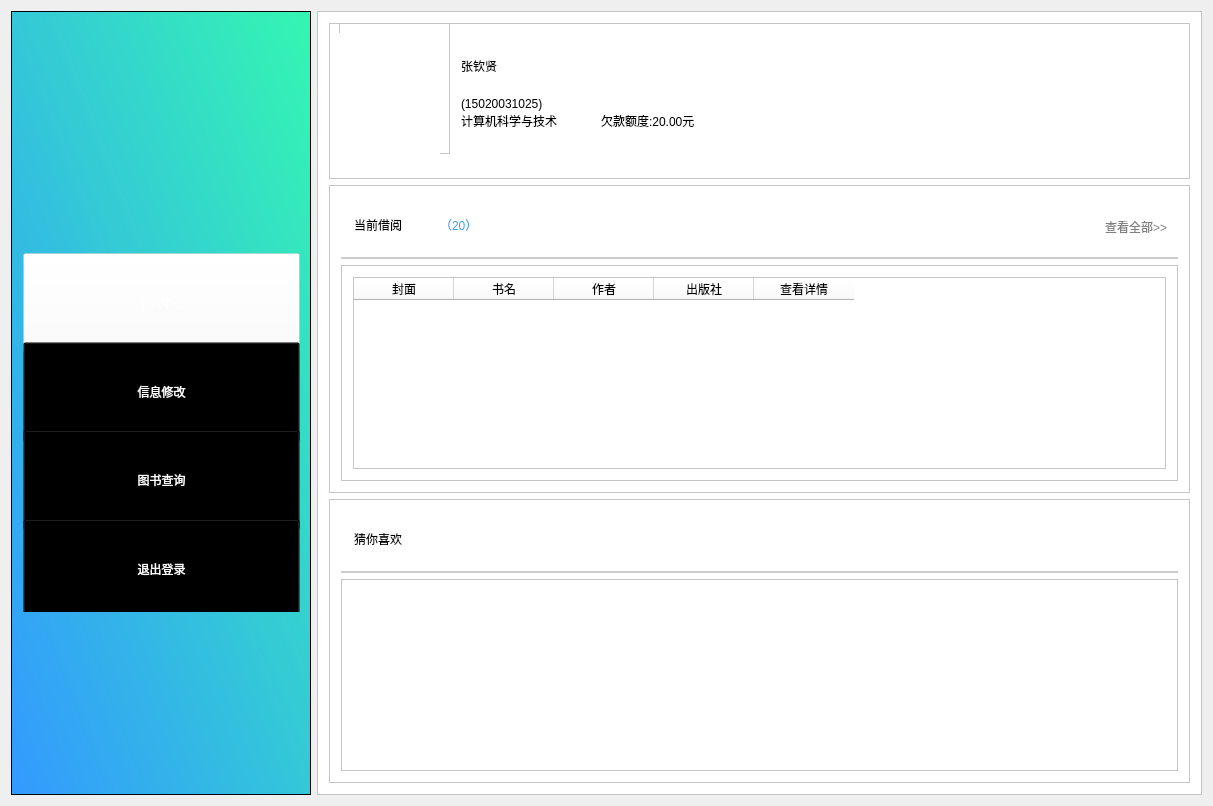
<?xml version="1.0" encoding="UTF-8"?>
<ui version="4.0">
 <class>student_index</class>
 <widget class="QWidget" name="student_index">
  <property name="geometry">
   <rect>
    <x>0</x>
    <y>0</y>
    <width>1213</width>
    <height>806</height>
   </rect>
  </property>
  <property name="sizePolicy">
   <sizepolicy hsizetype="Fixed" vsizetype="Fixed">
    <horstretch>0</horstretch>
    <verstretch>0</verstretch>
   </sizepolicy>
  </property>
  <property name="windowTitle">
   <string>student_index</string>
  </property>
  <layout class="QVBoxLayout" name="verticalLayout_2">
   <item>
    <layout class="QHBoxLayout" name="horizontalLayout">
     <property name="leftMargin">
      <number>0</number>
     </property>
     <item>
      <widget class="QFrame" name="frame">
       <property name="sizePolicy">
        <sizepolicy hsizetype="Fixed" vsizetype="Expanding">
         <horstretch>0</horstretch>
         <verstretch>0</verstretch>
        </sizepolicy>
       </property>
       <property name="minimumSize">
        <size>
         <width>300</width>
         <height>700</height>
        </size>
       </property>
       <property name="styleSheet">
        <string notr="true">
background-color: qlineargradient(spread:pad, x1:0, y1:1, x2:1, y2:0, stop:0 rgba(51, 153, 255,1), stop:1 rgba(52, 246, 177,1));</string>
       </property>
       <property name="frameShape">
        <enum>QFrame::StyledPanel</enum>
       </property>
       <property name="frameShadow">
        <enum>QFrame::Raised</enum>
       </property>
       <widget class="QFrame" name="frame_2">
        <property name="geometry">
         <rect>
          <x>70</x>
          <y>30</y>
          <width>171</width>
          <height>176</height>
         </rect>
        </property>
        <property name="minimumSize">
         <size>
          <width>0</width>
          <height>0</height>
         </size>
        </property>
        <property name="baseSize">
         <size>
          <width>0</width>
          <height>100</height>
         </size>
        </property>
        <property name="styleSheet">
         <string notr="true">image: url(:/Library/images/logo2.png);
background:transparent;</string>
        </property>
        <property name="frameShape">
         <enum>QFrame::StyledPanel</enum>
        </property>
        <property name="frameShadow">
         <enum>QFrame::Raised</enum>
        </property>
       </widget>
       <widget class="QFrame" name="frame_8">
        <property name="geometry">
         <rect>
          <x>0</x>
          <y>230</y>
          <width>301</width>
          <height>371</height>
         </rect>
        </property>
        <property name="styleSheet">
         <string notr="true">background:transparent;</string>
        </property>
        <property name="frameShape">
         <enum>QFrame::StyledPanel</enum>
        </property>
        <property name="frameShadow">
         <enum>QFrame::Raised</enum>
        </property>
        <layout class="QVBoxLayout" name="verticalLayout_6">
         <item>
          <layout class="QVBoxLayout" name="verticalLayout">
           <property name="spacing">
            <number>7</number>
           </property>
           <property name="sizeConstraint">
            <enum>QLayout::SetDefaultConstraint</enum>
           </property>
           <item>
            <widget class="QPushButton" name="btnPersonal">
             <property name="minimumSize">
              <size>
               <width>0</width>
               <height>100</height>
              </size>
             </property>
             <property name="styleSheet">
              <string notr="true">font: 12pt &quot;微软雅黑&quot;;
color:white;
background:transparent;
background-color:rgba(255,255,255,0.4);
cursor:pointer;</string>
             </property>
             <property name="text">
              <string>个人中心</string>
             </property>
            </widget>
           </item>
           <item>
            <widget class="QPushButton" name="btnInformationchange">
             <property name="minimumSize">
              <size>
               <width>0</width>
               <height>100</height>
              </size>
             </property>
             <property name="styleSheet">
              <string notr="true">font: 12pt &quot;微软雅黑&quot;;
color:white;
background:transparent;
cursor:pointer;</string>
             </property>
             <property name="text">
              <string>信息修改</string>
             </property>
            </widget>
           </item>
           <item>
            <widget class="QPushButton" name="btnSearchbook">
             <property name="minimumSize">
              <size>
               <width>0</width>
               <height>100</height>
              </size>
             </property>
             <property name="styleSheet">
              <string notr="true">font: 12pt &quot;微软雅黑&quot;;
color:white;
background:transparent;
cursor:pointer;</string>
             </property>
             <property name="text">
              <string>图书查询</string>
             </property>
            </widget>
           </item>
           <item>
            <widget class="QPushButton" name="btnLogout">
             <property name="minimumSize">
              <size>
               <width>0</width>
               <height>100</height>
              </size>
             </property>
             <property name="maximumSize">
              <size>
               <width>16777215</width>
               <height>100</height>
              </size>
             </property>
             <property name="styleSheet">
              <string notr="true">font: 12pt &quot;微软雅黑&quot;;
color:white;
background:transparent;
cursor:pointer;</string>
             </property>
             <property name="text">
              <string>退出登录</string>
             </property>
            </widget>
           </item>
          </layout>
         </item>
        </layout>
       </widget>
      </widget>
     </item>
     <item>
      <widget class="QFrame" name="frame_3">
       <property name="sizePolicy">
        <sizepolicy hsizetype="Expanding" vsizetype="Expanding">
         <horstretch>0</horstretch>
         <verstretch>0</verstretch>
        </sizepolicy>
       </property>
       <property name="styleSheet">
        <string notr="true">background:white;</string>
       </property>
       <property name="frameShape">
        <enum>QFrame::StyledPanel</enum>
       </property>
       <property name="frameShadow">
        <enum>QFrame::Raised</enum>
       </property>
       <layout class="QVBoxLayout" name="verticalLayout_3">
        <item>
         <widget class="QFrame" name="frame_4">
          <property name="sizePolicy">
           <sizepolicy hsizetype="Expanding" vsizetype="Minimum">
            <horstretch>0</horstretch>
            <verstretch>0</verstretch>
           </sizepolicy>
          </property>
          <property name="minimumSize">
           <size>
            <width>0</width>
            <height>150</height>
           </size>
          </property>
          <property name="maximumSize">
           <size>
            <width>16777215</width>
            <height>200</height>
           </size>
          </property>
          <property name="frameShape">
           <enum>QFrame::StyledPanel</enum>
          </property>
          <property name="frameShadow">
           <enum>QFrame::Raised</enum>
          </property>
          <widget class="QFrame" name="frameHead">
           <property name="geometry">
            <rect>
             <x>10</x>
             <y>0</y>
             <width>111</width>
             <height>131</height>
            </rect>
           </property>
           <property name="styleSheet">
            <string notr="true"/>
           </property>
           <property name="frameShape">
            <enum>QFrame::StyledPanel</enum>
           </property>
           <property name="frameShadow">
            <enum>QFrame::Raised</enum>
           </property>
           <widget class="QLabel" name="lbHead">
            <property name="geometry">
             <rect>
              <x>0</x>
              <y>10</y>
              <width>101</width>
              <height>121</height>
             </rect>
            </property>
            <property name="styleSheet">
             <string notr="true">border-radius:999999;</string>
            </property>
            <property name="text">
             <string/>
            </property>
           </widget>
          </widget>
          <widget class="QLineEdit" name="etSname">
           <property name="geometry">
            <rect>
             <x>130</x>
             <y>20</y>
             <width>191</width>
             <height>51</height>
            </rect>
           </property>
           <property name="sizePolicy">
            <sizepolicy hsizetype="Fixed" vsizetype="Fixed">
             <horstretch>0</horstretch>
             <verstretch>0</verstretch>
            </sizepolicy>
           </property>
           <property name="styleSheet">
            <string notr="true">font: 14pt &quot;微软雅黑&quot;;
border-width:0;
border-style:outset;</string>
           </property>
           <property name="text">
            <string>张钦贤</string>
           </property>
          </widget>
          <widget class="QLineEdit" name="etSnumber">
           <property name="geometry">
            <rect>
             <x>130</x>
             <y>70</y>
             <width>171</width>
             <height>21</height>
            </rect>
           </property>
           <property name="styleSheet">
            <string notr="true">border-width:0;
font: 10pt &quot;微软雅黑&quot;;
border-style:outset;</string>
           </property>
           <property name="text">
            <string>(15020031025)</string>
           </property>
          </widget>
          <widget class="QLineEdit" name="etSdept">
           <property name="geometry">
            <rect>
             <x>130</x>
             <y>90</y>
             <width>131</width>
             <height>21</height>
            </rect>
           </property>
           <property name="styleSheet">
            <string notr="true">border-width:0;
font: 9pt &quot;微软雅黑&quot;;
border-style:outset;</string>
           </property>
           <property name="text">
            <string>计算机科学与技术</string>
           </property>
          </widget>
          <widget class="QLineEdit" name="etDebt">
           <property name="geometry">
            <rect>
             <x>270</x>
             <y>90</y>
             <width>141</width>
             <height>21</height>
            </rect>
           </property>
           <property name="styleSheet">
            <string notr="true">font: 9pt &quot;微软雅黑&quot;;
border:0;
border-style:outset;</string>
           </property>
           <property name="text">
            <string>欠款额度:20.00元</string>
           </property>
          </widget>
         </widget>
        </item>
        <item>
         <widget class="QFrame" name="frame_5">
          <property name="sizePolicy">
           <sizepolicy hsizetype="Expanding" vsizetype="Preferred">
            <horstretch>0</horstretch>
            <verstretch>0</verstretch>
           </sizepolicy>
          </property>
          <property name="frameShape">
           <enum>QFrame::StyledPanel</enum>
          </property>
          <property name="frameShadow">
           <enum>QFrame::Raised</enum>
          </property>
          <layout class="QVBoxLayout" name="verticalLayout_4">
           <item>
            <widget class="QFrame" name="frame_7">
             <property name="sizePolicy">
              <sizepolicy hsizetype="Expanding" vsizetype="Fixed">
               <horstretch>0</horstretch>
               <verstretch>62</verstretch>
              </sizepolicy>
             </property>
             <property name="minimumSize">
              <size>
               <width>0</width>
               <height>62</height>
              </size>
             </property>
             <property name="maximumSize">
              <size>
               <width>16777215</width>
               <height>70</height>
              </size>
             </property>
             <property name="styleSheet">
              <string notr="true">border:2px solid #cccccc;
font: 14pt &quot;微软雅黑&quot;;
border-top:0;
border-left:0;
border-right:0;</string>
             </property>
             <property name="frameShape">
              <enum>QFrame::StyledPanel</enum>
             </property>
             <property name="frameShadow">
              <enum>QFrame::Raised</enum>
             </property>
             <layout class="QHBoxLayout" name="horizontalLayout_2">
              <item>
               <widget class="QLineEdit" name="lineEdit">
                <property name="sizePolicy">
                 <sizepolicy hsizetype="Maximum" vsizetype="Fixed">
                  <horstretch>0</horstretch>
                  <verstretch>0</verstretch>
                 </sizepolicy>
                </property>
                <property name="maximumSize">
                 <size>
                  <width>80</width>
                  <height>16777215</height>
                 </size>
                </property>
                <property name="styleSheet">
                 <string notr="true">font: 14pt &quot;微软雅黑&quot;;
border:none;
</string>
                </property>
                <property name="text">
                 <string>当前借阅</string>
                </property>
               </widget>
              </item>
              <item>
               <widget class="QLineEdit" name="etBorrownumber">
                <property name="styleSheet">
                 <string notr="true">border-width:0;
font: 10pt &quot;微软雅黑&quot;;
border-style:outset;
color:#409FEC;</string>
                </property>
                <property name="text">
                 <string>（20）</string>
                </property>
               </widget>
              </item>
              <item>
               <widget class="QPushButton" name="btnBorrowmore">
                <property name="styleSheet">
                 <string notr="true">color:#808080;
font: 11pt &quot;微软雅黑&quot;;
border:none;
text-size:20px;
cursor:pointer;</string>
                </property>
                <property name="text">
                 <string>查看全部&gt;&gt;</string>
                </property>
               </widget>
              </item>
             </layout>
            </widget>
           </item>
           <item>
            <widget class="QFrame" name="frame_10">
             <property name="frameShape">
              <enum>QFrame::StyledPanel</enum>
             </property>
             <property name="frameShadow">
              <enum>QFrame::Raised</enum>
             </property>
             <layout class="QVBoxLayout" name="verticalLayout_7">
              <item>
               <widget class="QTableWidget" name="tableBorrow">
                <property name="sizePolicy">
                 <sizepolicy hsizetype="Expanding" vsizetype="Maximum">
                  <horstretch>0</horstretch>
                  <verstretch>0</verstretch>
                 </sizepolicy>
                </property>
                <property name="maximumSize">
                 <size>
                  <width>16777215</width>
                  <height>200</height>
                 </size>
                </property>
                <column>
                 <property name="text">
                  <string>封面</string>
                 </property>
                </column>
                <column>
                 <property name="text">
                  <string>书名</string>
                 </property>
                </column>
                <column>
                 <property name="text">
                  <string>作者</string>
                 </property>
                </column>
                <column>
                 <property name="text">
                  <string>出版社</string>
                 </property>
                </column>
                <column>
                 <property name="text">
                  <string>查看详情</string>
                 </property>
                </column>
               </widget>
              </item>
             </layout>
            </widget>
           </item>
          </layout>
         </widget>
        </item>
        <item>
         <widget class="QFrame" name="frame_6">
          <property name="sizePolicy">
           <sizepolicy hsizetype="Expanding" vsizetype="Preferred">
            <horstretch>0</horstretch>
            <verstretch>0</verstretch>
           </sizepolicy>
          </property>
          <property name="frameShape">
           <enum>QFrame::StyledPanel</enum>
          </property>
          <property name="frameShadow">
           <enum>QFrame::Raised</enum>
          </property>
          <layout class="QVBoxLayout" name="verticalLayout_5">
           <item>
            <widget class="QFrame" name="frame_9">
             <property name="sizePolicy">
              <sizepolicy hsizetype="Preferred" vsizetype="Fixed">
               <horstretch>0</horstretch>
               <verstretch>62</verstretch>
              </sizepolicy>
             </property>
             <property name="minimumSize">
              <size>
               <width>0</width>
               <height>62</height>
              </size>
             </property>
             <property name="maximumSize">
              <size>
               <width>16777215</width>
               <height>70</height>
              </size>
             </property>
             <property name="styleSheet">
              <string notr="true">border:2px solid #cccccc;
font: 14pt &quot;微软雅黑&quot;;
border-top:0;
border-left:0;
border-right:0;</string>
             </property>
             <property name="frameShape">
              <enum>QFrame::StyledPanel</enum>
             </property>
             <property name="frameShadow">
              <enum>QFrame::Raised</enum>
             </property>
             <layout class="QHBoxLayout" name="horizontalLayout_3">
              <item>
               <widget class="QLineEdit" name="lineEdit_2">
                <property name="styleSheet">
                 <string notr="true">border:none;
font: 14pt &quot;微软雅黑&quot;;
</string>
                </property>
                <property name="text">
                 <string>猜你喜欢</string>
                </property>
               </widget>
              </item>
             </layout>
            </widget>
           </item>
           <item>
            <widget class="QTableWidget" name="tableOrder">
             <property name="sizePolicy">
              <sizepolicy hsizetype="Preferred" vsizetype="Preferred">
               <horstretch>0</horstretch>
               <verstretch>0</verstretch>
              </sizepolicy>
             </property>
            </widget>
           </item>
          </layout>
         </widget>
        </item>
       </layout>
      </widget>
     </item>
    </layout>
   </item>
  </layout>
 </widget>
 <layoutdefault spacing="6" margin="11"/>
 <resources>
  <include location="library.qrc"/>
 </resources>
 <connections/>
</ui>
